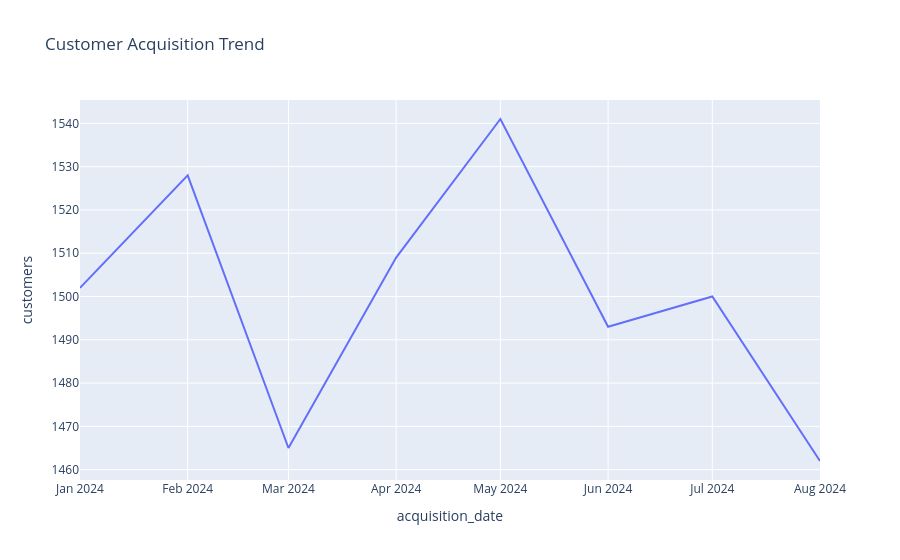

Notebook code for this chart:
### Code cell
# Acquisition Trend
acquisition_trend = (
    df_cohort.groupby("acquisition_date", as_index=False)
    .agg(customers=("user_id", "count"))
)

fig = px.line(
    acquisition_trend,
    x="acquisition_date",
    y="customers",
    title="Customer Acquisition Trend"
)

fig.show()

### Figure 1 — Plotly figure (JSON) as saved in the notebook; plotly's stock layout.template omitted (floating-point values rounded to 4 significant figures)
{"data": [{"hovertemplate": "acquisition_date=%{x}<br>customers=%{y}<extra></extra>", "legendgroup": "", "line": {"color": "#636efa", "dash": "solid"}, "marker": {"symbol": "circle"}, "mode": "lines", "name": "", "orientation": "v", "showlegend": false, "type": "scatter", "x": ["2024-01-01", "2024-02-01", "2024-03-01", "2024-04-01", "2024-05-01", "2024-06-01", "2024-07-01", "2024-08-01"], "xaxis": "x", "y": [1502, 1528, 1465, 1509, 1541, 1493, 1500, 1462], "yaxis": "y"}], "layout": {"legend": {"tracegroupgap": 0}, "title": {"text": "Customer Acquisition Trend"}, "xaxis": {"anchor": "y", "domain": [0, 1], "title": {"text": "acquisition_date"}}, "yaxis": {"anchor": "x", "domain": [0, 1], "title": {"text": "customers"}}}}
